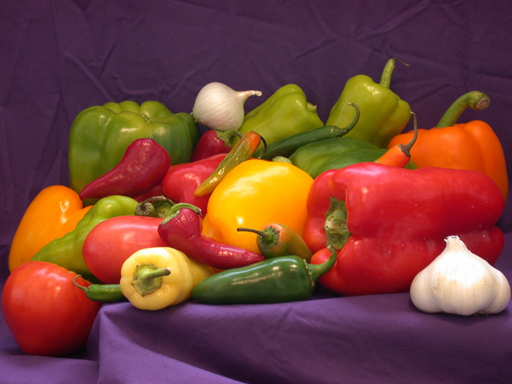
%> input picture Homework/homework3/peppers.png, 512 x 384 px
$ octave Compression_with_PCA.m   (GNU Octave 9; MATLAB toolbox functions it lacks are replaced by stand-ins)
%> lines starting %> are read from the running program, lines starting %| are printed output that depends on the picture
clc
clear
% close all

%% Load and preprocess image
% picture= 'mandrill.png';
picture= 'peppers.png';
img = imread(picture);
%> img is the input picture: size 384x512x3 uint16; mean R, G, B 30979.8, 17130.7, 14964
img_gray = rgb2gray(img);
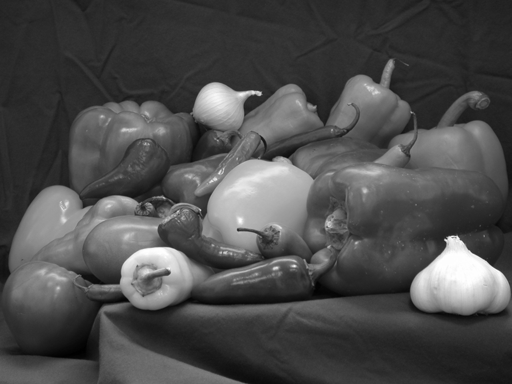
%> img_gray: size 384x512 uint16; min 2003, max 65355, mean 21023.6; drawn with min black and max white
img_double = double(img_gray);

%% Apply PCA
[coeff, score, latent] = pca(img_double);
%> latent = 383 values, max 2.44e+10 at index 1, min 2097.5 at index 383, mean 177722483.7
num_components = 10; %3, 10, 20, 50;

%% Reconstruct image
reconstructed_img = score(:, 1:num_components) * ...
    coeff(:, 1:num_components)' + mean(img_double);

%% Display images
figure;
subplot(1, 2, 1);
imshow(uint8(img_double));
title('Original Image');

subplot(1, 2, 2);
imshow(uint8(reconstructed_img));
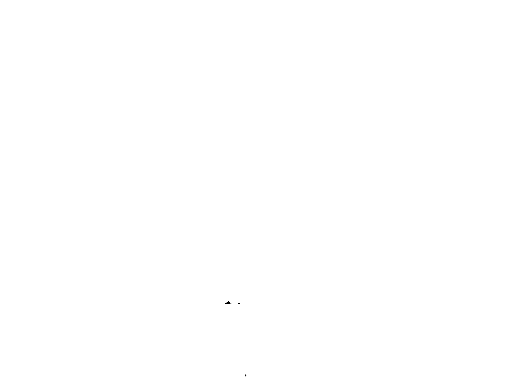
%> displayed picture: size 384x512, on the screen's scale of 0 to 255; min 0, max 255, mean 255
title(['Reconstructed Image with ', ...
    num2str(num_components), ' Components']);
